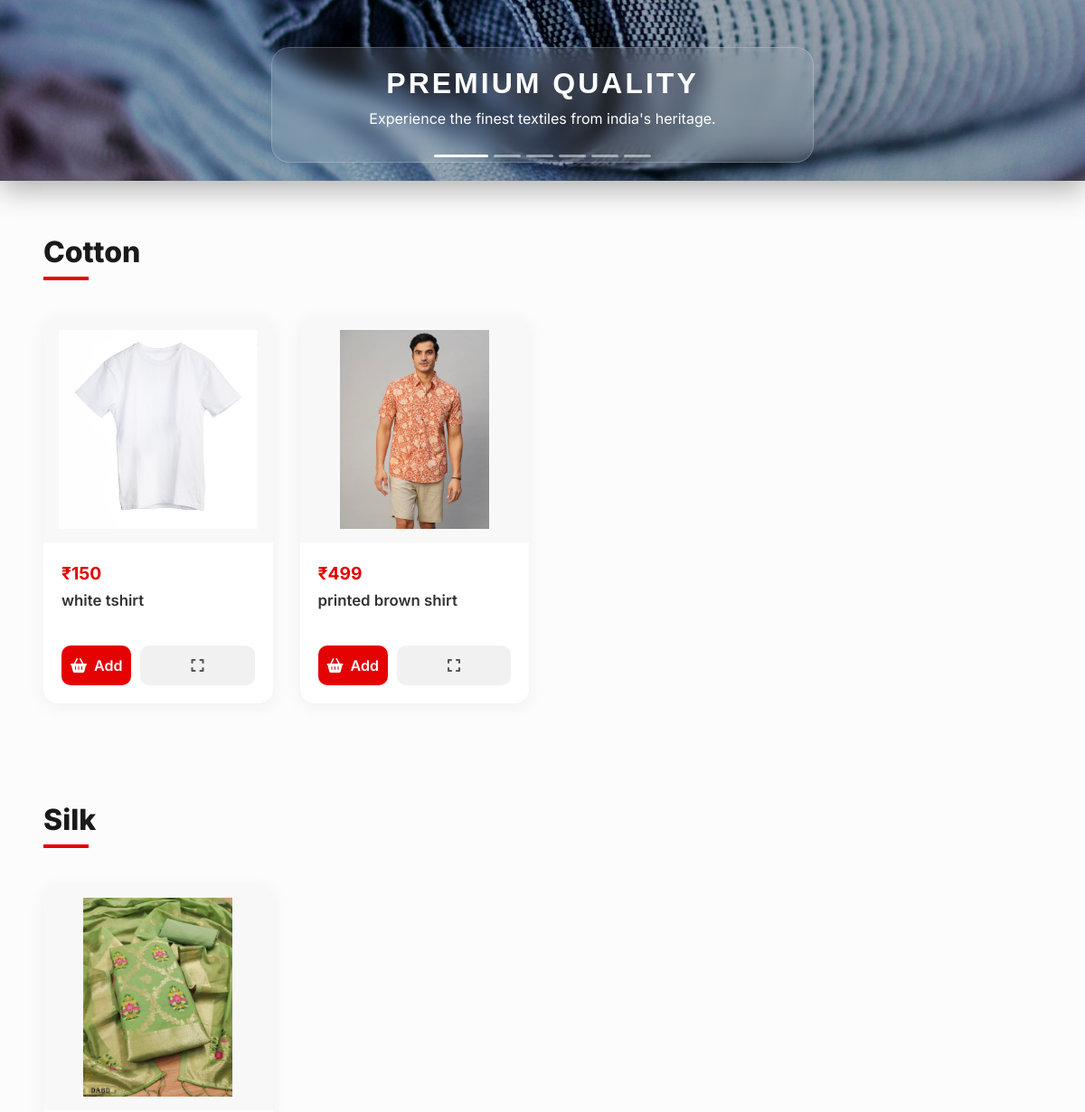
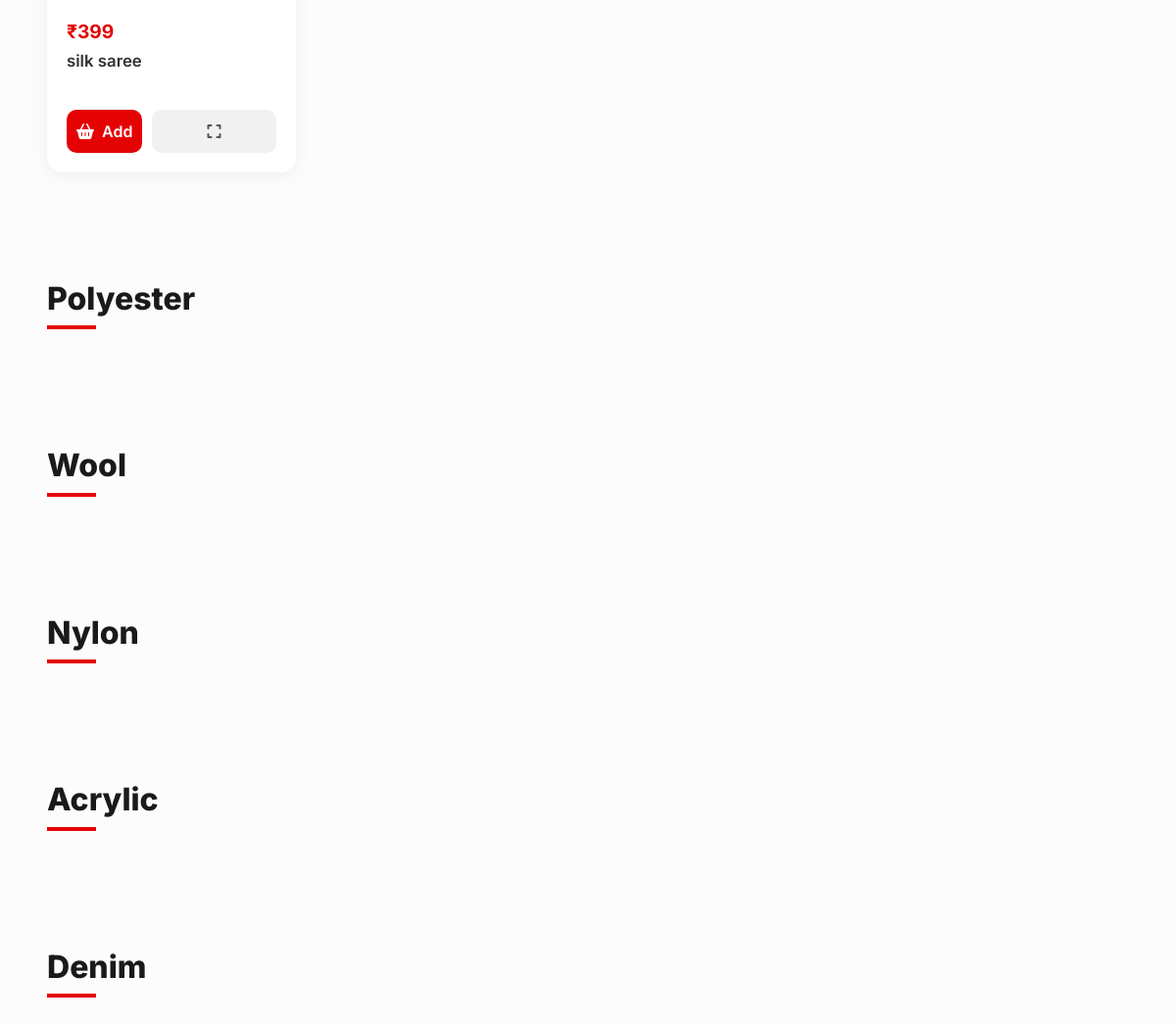
Before: / (lower part) with the older database file (2 pictures, top to bottom).
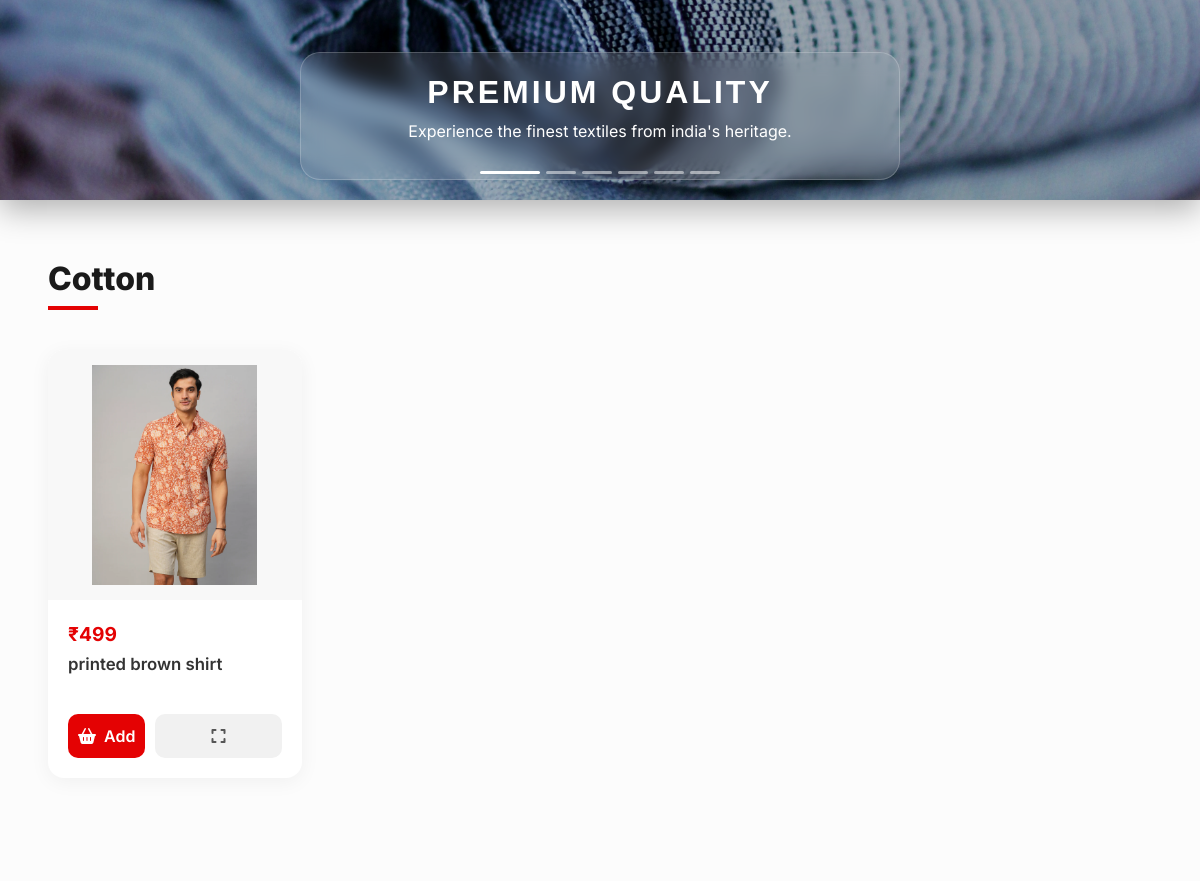
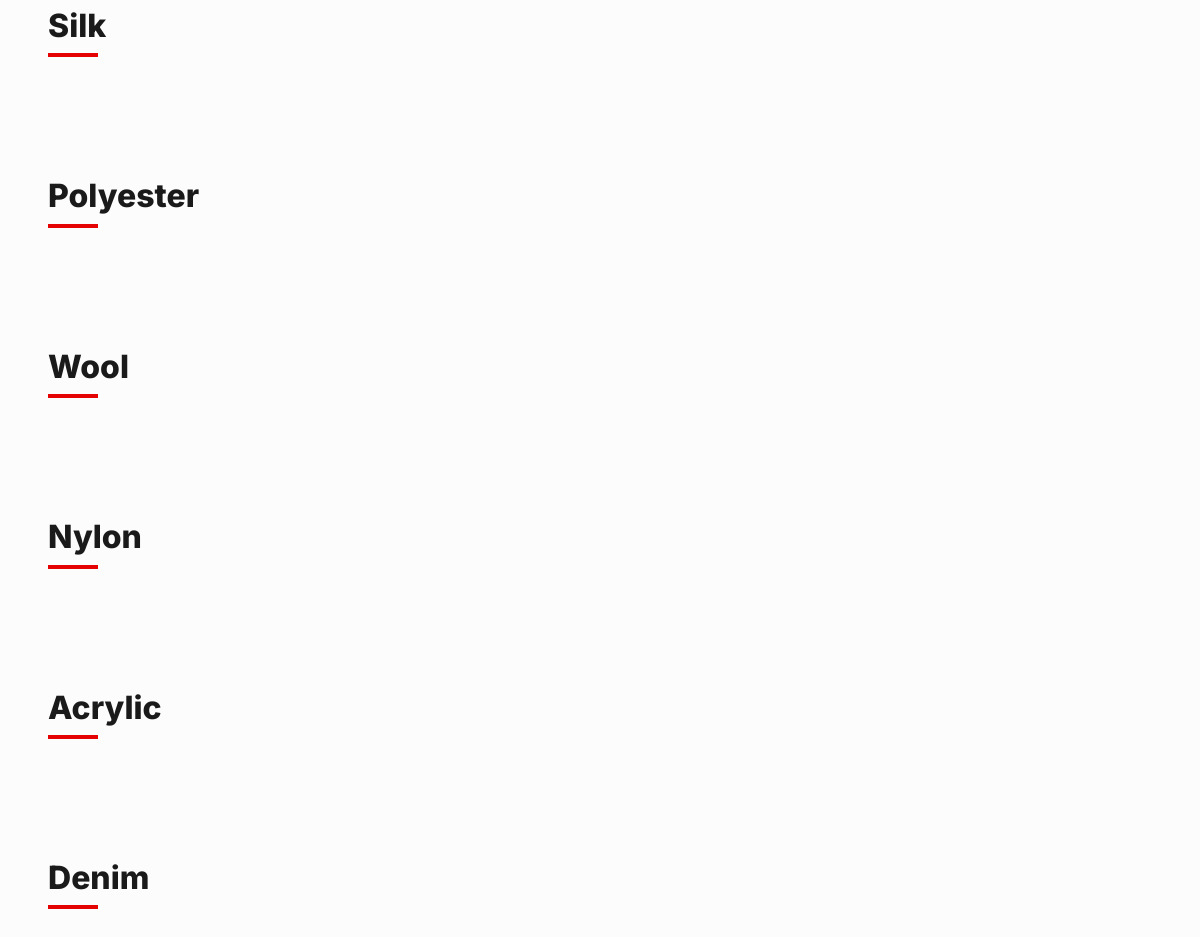
After: the same page with the newer database file (2 pictures, top to bottom).
### textiles/models.py (models this page shows, shortened)
class Category(models.Model):
    id = models.AutoField(primary_key=True)
    name = models.CharField(max_length=30, null=True)

class Product(models.Model):
    id = models.AutoField(primary_key=True)
    category = models.ForeignKey(Category, on_delete=models.CASCADE, null=True)
    vendor = models.ForeignKey(Vendor, on_delete=models.CASCADE, null=True)
    image = models.FileField(upload_to='images/', null=True)
    name = models.CharField(max_length=30, null=True)
    price = models.IntegerField(null=True)
    desc = models.TextField(null=True)

### textiles/views.py (the view)
# urls.py: 2. Add a URL to urlpatterns:  path('', Home.as_view(), name='home')
def Home(request):
    cat = ""
    pro = ""
    cat = ""
    num = 0
    num1 = 0
    cat = Category.objects.all()
    pro = Product.objects.all()
    num = []
    num1 = 0
    try:
        user = User.objects.get(id=request.user.id)
        profile = Profile.objects.get(user=user)
        cart = Cart.objects.filter(profile=profile)
        for i in cart:
            num1 += 1
    except:
        pass
    a = 1
    li = []
    for j in pro:
        b = 1
        for i in cat:
            if i.name == j.category.name:
                if not j.category.name in li:
                    li.append(j.category.name)
                    if b == 1:
                        num.append(a)
                        b = 2
        a += 1
    d = {'pro': pro, 'cat': cat,'num':num,'num1':num1}
    return render(request, 'all_product.html', d)

### textiles/templates/all_product.html (shortened to what this page needs)
{% extends 'carousel.html' %}
{% block b %}
{% load static %}
<link rel="stylesheet" href="https://maxcdn.bootstrapcdn.com/bootstrap/4.0.0/css/bootstrap.min.css">
<link rel="stylesheet" href="https://cdnjs.cloudflare.com/ajax/libs/font-awesome/6.0.0/css/all.min.css">
<div class="container-fluid px-lg-5">
    {% for i in cat %}
    <div class="category-container">
        <div class="category-header">
            <h2 class="category-title">{{ i.name }}</h2>
        </div>
        <div class="row">
            {% for j in pro %}
            {% if i.name == j.category.name %}
            <div class="col-xl-3 col-lg-4 col-md-6">
                <div class="card product-card">
                    <div class="img-wrapper">
                        <img class="card-img-top" src="{{ j.image.url }}" alt="{{ j.name }}">
                    </div>
                    <div class="card-body">
                        <div class="product-price">₹{{ j.price }}</div>
                        <h5 class="product-name">{{ j.name }}</h5>
                        <div class="btn-group-custom">
                            <form action="{% url 'add_cart' j.id %}" method="post" class="flex-grow-1">
                                <button type="submit" class="btn-add-cart w-100">
                                    <i class="fas fa-shopping-basket mr-1"></i> Add
                                </button>
                            </form>
                            <button class="btn-quick-view" data-toggle="modal" data-target="#productModal{{ j.id }}">
                                <i class="fas fa-expand"></i>
                            </button>
                        </div>
                    </div>
                </div>
            </div>
            {% endif %}
            {% endfor %}
        </div>
    </div>
    {% endfor %}
</div>
{% endblock %}

Changed rows visible on the page:
removed Product: image (picture), price "150", name "white tshirt", shown under Category "Cotton"
removed Product: image (picture), price "399", name "silk saree", shown under Category "Silk"
